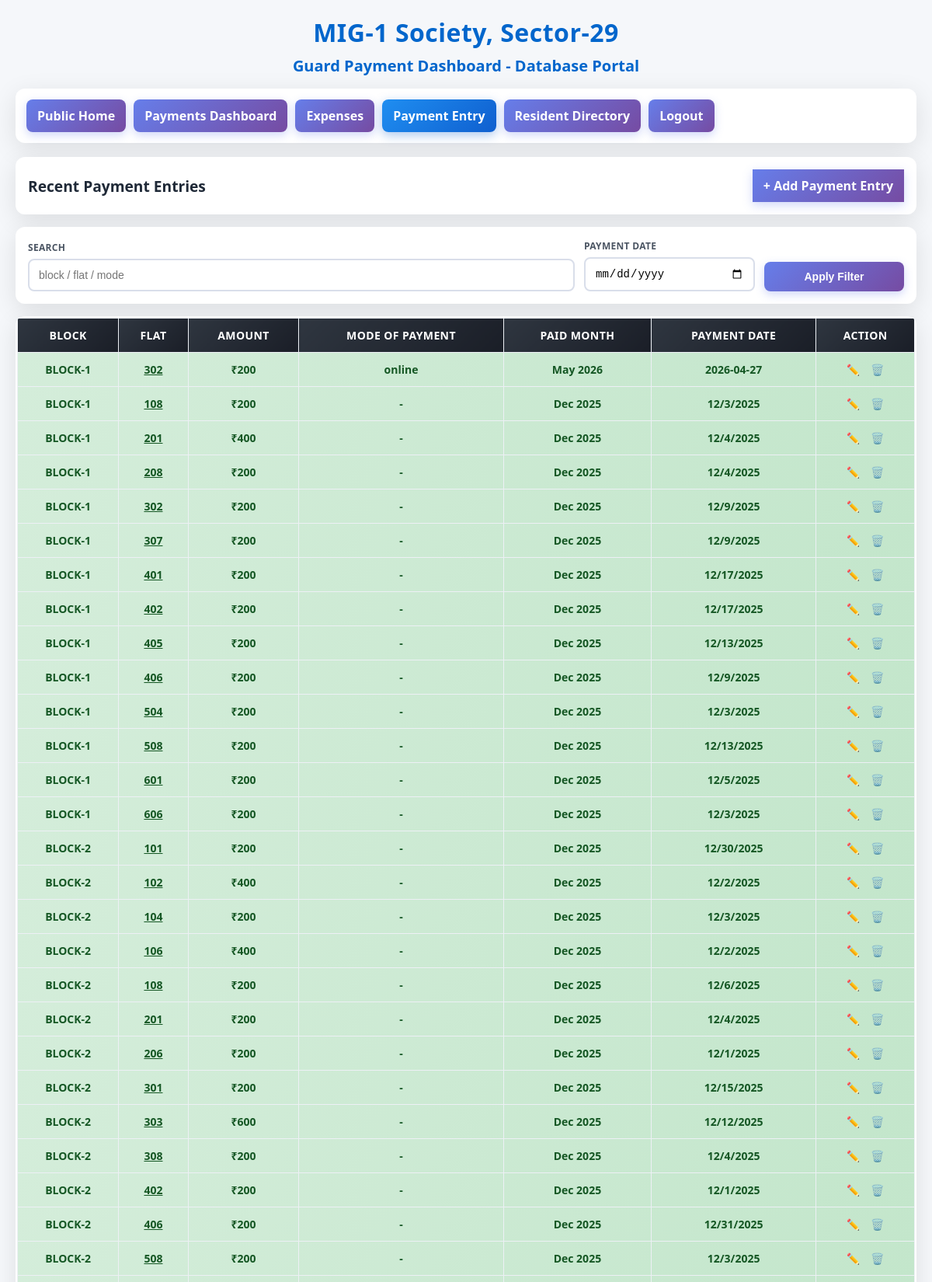
Page /entry (signed in, upper part) on the committed database.
### tables this page shows
CREATE TABLE payments (
  id INTEGER PRIMARY KEY AUTOINCREMENT,
  property_id INTEGER NOT NULL,
  year INTEGER NOT NULL,
  month INTEGER NOT NULL,
  amount REAL NOT NULL DEFAULT 0,
  payment_date TEXT,
  status TEXT NOT NULL DEFAULT 'PENDING',
  notes TEXT,
  source TEXT NOT NULL DEFAULT 'manual',
  created_at TEXT NOT NULL DEFAULT CURRENT_TIMESTAMP,
  updated_at TEXT NOT NULL DEFAULT CURRENT_TIMESTAMP, mode_of_payment TEXT,
  FOREIGN KEY(property_id) REFERENCES properties(id) ON DELETE CASCADE,
  UNIQUE(property_id, year, month)
);

CREATE TABLE properties (
  id INTEGER PRIMARY KEY AUTOINCREMENT,
  block TEXT NOT NULL,
  flat TEXT NOT NULL,
  is_locked INTEGER NOT NULL DEFAULT 0,
  created_at TEXT NOT NULL DEFAULT CURRENT_TIMESTAMP,
  updated_at TEXT NOT NULL DEFAULT CURRENT_TIMESTAMP,
  UNIQUE(block, flat)
);

### app.py (the view)
@app.route("/entry", methods=["GET", "POST"])
def entry():
    auth_redirect = require_login()
    if auth_redirect:
        return auth_redirect
    db = get_db()
    search_text = request.args.get("q", "").strip()
    date_filter = request.args.get("payment_date", "").strip()
    blocks = [row[0] for row in db.execute("SELECT DISTINCT block FROM properties ORDER BY block").fetchall()]
    years = [row[0] for row in db.execute("SELECT DISTINCT year FROM payments ORDER BY year DESC").fetchall()]
    if not years:
        years = [2026, 2025]
    query = """
    SELECT p.id AS property_id, p.block, p.flat, pay.year, pay.month, pay.amount, pay.payment_date, pay.source, pay.mode_of_payment, pay.status
    FROM payments pay
    JOIN properties p ON p.id = pay.property_id
    WHERE (pay.status IS NULL OR UPPER(pay.status)='DONE')
    """
    params = []
    if search_text:
        query += " AND (p.block LIKE ? OR p.flat LIKE ? OR pay.mode_of_payment LIKE ?)"
        like_q = f"%{search_text}%"
        params.extend([like_q, like_q, like_q])
    if date_filter:
        db_date_filter = _normalize_date_for_storage(date_filter)
        if db_date_filter:
            query += " AND pay.payment_date = ?"
            params.append(db_date_filter)
    query += " ORDER BY pay.updated_at DESC LIMIT 50"
    recent = db.execute(query, params).fetchall()
    return render_template(
        "entry.html",
        blocks=blocks,
        years=years,
        months=MONTHS,
        recent=recent,
        allowed_flats=ALLOWED_FLATS,
        search_text=search_text,
        date_filter=date_filter,
        active_page="entry",
    )

### app.py (called while the page is built)
def _connect_db() -> DBConnection:
    if IS_POSTGRES:
        import psycopg
        raw = psycopg.connect(DATABASE_URL)
        return DBConnection(raw, "postgres")
    raw = sqlite3.connect(DB_PATH)
    raw.row_factory = sqlite3.Row
    return DBConnection(raw, "sqlite")

def get_db() -> DBConnection:
    if "db" not in g:
        g.db = _connect_db()
    return g.db

def is_logged_in() -> bool:
    return session.get("is_authenticated") is True

def require_login():
    if not is_logged_in():
        flash("Please login to access this page.", "error")
        return redirect(url_for("login", next=request.path))
    return None

@app.context_processor
def inject_auth_state():
    return {"is_authenticated": is_logged_in()}

@app.after_request
def add_cors_headers(response):
    origin = request.headers.get("Origin", "")
    if origin:
        response.headers["Access-Control-Allow-Origin"] = origin
        response.headers["Vary"] = "Origin"
    else:
        response.headers["Access-Control-Allow-Origin"] = "*"
    response.headers["Access-Control-Allow-Headers"] = "Content-Type, Authorization"
    response.headers["Access-Control-Allow-Methods"] = "GET, POST, PUT, DELETE, OPTIONS"
    return response

@app.before_request
def handle_preflight():
    if request.method == "OPTIONS":
        return ("", 204)
    return None

    def __getitem__(self, key):
        if isinstance(key, int):
            return self._values[key]
        return super().__getitem__(key)

    def fetchall(self):
        return self._rows

    def _prepare_query(self, query: str):
        if self.backend == "postgres":
            return query.replace("?", "%s")
        return query

    def execute(self, query: str, params=None):
        params = params or []
        q = self._prepare_query(query)
        cur = self._conn.cursor()
        cur.execute(q, params)
        if not getattr(cur, "description", None):
            return DBResult([])
        columns = [d[0] for d in cur.description]
        rows = []
        for raw in cur.fetchall():
            if isinstance(raw, sqlite3.Row):
                values = [raw[c] for c in columns]
                data = {c: raw[c] for c in columns}
            else:
                values = list(raw)
                data = {c: raw[idx] for idx, c in enumerate(columns)}
            rows.append(DBRow(data, values))
        return DBResult(rows)

    def close(self):
        self._conn.close()

### templates/entry.html (shortened to what this page needs)
{% extends 'base.html' %}
{% block content %}
<div class="card">
  <div style="display:flex; justify-content:space-between; align-items:center; gap:10px; flex-wrap:wrap;">
    <h3 class="section-title" style="margin:0;">Recent Payment Entries</h3>
    <a href="{{ url_for('entry_new') }}" class="btn" style="width:auto; padding:10px 14px; text-decoration:none; display:inline-block;">+ Add Payment Entry</a>
  </div>
</div>
<div class="card">
  <form method="get" class="form-grid" style="grid-template-columns: 1fr 220px 180px;">
    <div>
      <label>Search</label>
      <input type="text" name="q" value="{{ search_text or '' }}" placeholder="block / flat / mode" />
    </div>
    <div>
      <label>Payment Date</label>
      <input type="date" name="payment_date" value="{{ date_filter or '' }}" />
    </div>
    <div><button type="submit">Apply Filter</button></div>
  </form>
</div>
<div class="card table-card">
  <table>
    <thead>
      <tr>
        <th>Block</th>
        <th>Flat</th>
        <th>Amount</th>
        <th>Mode Of Payment</th>
        <th>Paid Month</th>
        <th>Payment Date</th>
        <th>Action</th>
      </tr>
    </thead>
    <tbody>
      {% for r in recent %}
      <tr class="paid">
        <td>{{ r.block }}</td>
        <td><a href="{{ url_for('flat_details', property_id=r.property_id) }}" style="color:inherit; font-weight:700;">{{ r.flat }}</a></td>
        <td>₹{{ '%.0f'|format(r.amount or 0) }}</td>
        <td>{{ r.mode_of_payment or '-' }}</td>
        <td>{{ months[r.month-1] }} {{ r.year }}</td>
        <td>{{ r.payment_date or '-' }}</td>
        <td>
          <a href="{{ url_for('edit_payment', property_id=r.property_id, year=r.year, month=r.month, return_to=request.full_path) }}" title="Edit" style="text-decoration:none; margin-right:10px;">✏️</a>
          <form method="post" action="{{ url_for('edit_payment', property_id=r.property_id, year=r.year, month=r.month) }}" style="display:inline;">
            <button type="submit" title="Delete" style="width:auto; padding:0; background:none; box-shadow:none; color:#dc2626;" onclick="return confirm('Delete this payment entry?');">🗑️</button>
          </form>
        </td>
      </tr>
      {% endfor %}
    </tbody>
  </table>
</div>
{% endblock %}

### templates/base.html (style rules this page uses)
* { box-sizing: border-box; }
body { font-family: 'Segoe UI', Tahoma, Geneva, Verdana, sans-serif; margin: 0; background: #f5f7fa; color: #1f2937; min-height: 100vh; padding: 20px; }
.card { background: #fff; border-radius: 12px; padding: 16px; box-shadow: 0 8px 30px rgba(0, 0, 0, 0.1); margin-bottom: 16px; }
.table-card { padding: 2px; overflow: auto; max-height: 74vh; }
table { width: 100%; border-collapse: collapse; background: #fff; }
th, td { border: 1px solid #edf0f5; padding: 12px 10px; text-align: center; font-size: 14px; }
th { background: linear-gradient(135deg, #2f3640 0%, #1a1e27 100%); color: #fff; position: sticky; top: 0; z-index: 10; text-transform: uppercase; letter-spacing: 0.4px; }
.paid { background: linear-gradient(135deg, #d4edda 0%, #c3e6cb 100%); color: #155724; font-weight: 600; }
.form-grid { display: grid; grid-template-columns: repeat(5, minmax(140px, 1fr)); gap: 12px; align-items: end; }
label { display: block; margin-bottom: 6px; font-size: 12px; font-weight: 700; color: #4b5563; letter-spacing: 0.3px; text-transform: uppercase; }
input, select, textarea, button { width: 100%; padding: 11px 12px; border-radius: 8px; font-size: 14px; border: 2px solid #d9deea; outline: none; }
button, .btn { cursor: pointer; border: none; color: #fff; font-weight: 700; background: linear-gradient(135deg, #667eea 0%, #764ba2 100%); box-shadow: 0 4px 12px rgba(102, 126, 234, 0.3); }
.section-title { margin: 0 0 12px; color: #1f2937; font-size: 1.2rem; font-weight: 800; }

### rows in the picture
payments: block "BLOCK-1", flat "302", amount "200", mode_of_payment "online", month "May", year "2026", payment_date "2026-04-27"
properties: block "BLOCK-1", flat "108", amount "200", mode_of_payment "-", months "Dec", year "2025", payment_date "12/3/2025"
properties: block "BLOCK-1", flat "201", amount "400", mode_of_payment "-", months "Dec", year "2025", payment_date "12/4/2025"
properties: block "BLOCK-1", flat "208", amount "200", mode_of_payment "-", months "Dec", year "2025", payment_date "12/4/2025"
properties: block "BLOCK-1", flat "302", amount "200", mode_of_payment "-", months "Dec", year "2025", payment_date "12/9/2025"
properties: block "BLOCK-1", flat "307", amount "200", mode_of_payment "-", months "Dec", year "2025", payment_date "12/9/2025"
properties: block "BLOCK-1", flat "401", amount "200", mode_of_payment "-", months "Dec", year "2025", payment_date "12/17/2025"
properties: block "BLOCK-1", flat "402", amount "200", mode_of_payment "-", months "Dec", year "2025", payment_date "12/17/2025"
properties: block "BLOCK-1", flat "405", amount "200", mode_of_payment "-", months "Dec", year "2025", payment_date "12/13/2025"
properties: block "BLOCK-1", flat "406", amount "200", mode_of_payment "-", months "Dec", year "2025", payment_date "12/9/2025"
properties: block "BLOCK-1", flat "504", amount "200", mode_of_payment "-", months "Dec", year "2025", payment_date "12/3/2025"
properties: block "BLOCK-1", flat "508", amount "200", mode_of_payment "-", months "Dec", year "2025", payment_date "12/13/2025"
properties: block "BLOCK-1", flat "601", amount "200", mode_of_payment "-", months "Dec", year "2025", payment_date "12/5/2025"
properties: block "BLOCK-1", flat "606", amount "200", mode_of_payment "-", months "Dec", year "2025", payment_date "12/3/2025"
properties: block "BLOCK-2", flat "101", amount "200", mode_of_payment "-", months "Dec", year "2025", payment_date "12/30/2025"
properties: block "BLOCK-2", flat "102", amount "400", mode_of_payment "-", months "Dec", year "2025", payment_date "12/2/2025"
properties: block "BLOCK-2", flat "104", amount "200", mode_of_payment "-", months "Dec", year "2025", payment_date "12/3/2025"
properties: block "BLOCK-2", flat "106", amount "400", mode_of_payment "-", months "Dec", year "2025", payment_date "12/2/2025"
properties: block "BLOCK-2", flat "108", amount "200", mode_of_payment "-", months "Dec", year "2025", payment_date "12/6/2025"
properties: block "BLOCK-2", flat "201", amount "200", mode_of_payment "-", months "Dec", year "2025", payment_date "12/4/2025"
properties: block "BLOCK-2", flat "206", amount "200", mode_of_payment "-", months "Dec", year "2025", payment_date "12/1/2025"
properties: block "BLOCK-2", flat "301", amount "200", mode_of_payment "-", months "Dec", year "2025", payment_date "12/15/2025"
properties: block "BLOCK-2", flat "303", amount "600", mode_of_payment "-", months "Dec", year "2025", payment_date "12/12/2025"
properties: block "BLOCK-2", flat "308", amount "200", mode_of_payment "-", months "Dec", year "2025", payment_date "12/4/2025"
properties: block "BLOCK-2", flat "402", amount "200", mode_of_payment "-", months "Dec", year "2025", payment_date "12/1/2025"
properties: block "BLOCK-2", flat "406", amount "200", mode_of_payment "-", months "Dec", year "2025", payment_date "12/31/2025"
properties: block "BLOCK-2", flat "508", amount "200", mode_of_payment "-", months "Dec", year "2025", payment_date "12/3/2025"
